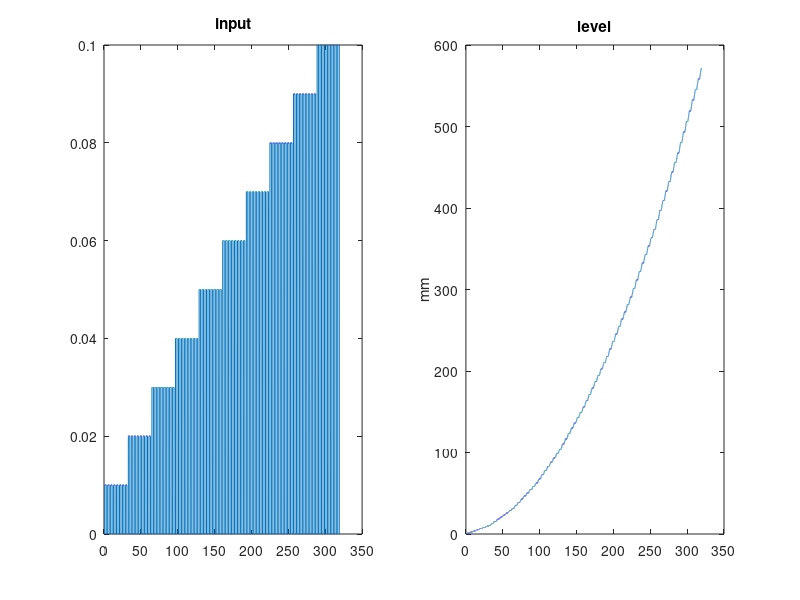

Reproduce this figure in MATLAB. (Note: this script raises an error after producing the figure.)
clear all
%%
% control the valves
% ValvesVecClosed = [LeakX1 x1x3Valve LeakX3 x3x2Valve LeakX2] % 1 means closed
% ValvesVecClosed = [1 1 1 1 1];
% ValveLD_close = ValvesVecClosed(1);
% ValveLM_close = ValvesVecClosed(2);
% ValveMD_close = ValvesVecClosed(3);
% ValveMR_close = ValvesVecClosed(4);
% ValveRD_close = ValvesVecClosed(5);
% ValveLD_open = double(~ValvesVecClosed(1));
% ValveLM_open = double(~ValvesVecClosed(2));
% ValveMD_open = double(~ValvesVecClosed(3));
% ValveMR_open = double(~ValvesVecClosed(4));
% ValveRD_open = double(~ValvesVecClosed(5));
% 
% save('RL_TTS3_Controller_Blank.mat','ValveLD_close','ValveLM_close',...
%     'ValveMD_close','ValveMR_close','ValveRD_close','ValveLD_open',...
%     'ValveLM_open','ValveMD_open','ValveMR_open','ValveRD_open','-append');
% 
% clear
% load('RL_TTS3_Controller_Blank.mat')

%% pump input
clc
% assume experiment is 5 min
Ts= 0.01; % sampling time
f = 1/4; % frequency
mag = 0.01:0.01:0.1; % nr of different amplitudes
periods = 8; % nr of periods each magnitude occurs
t = 0:Ts:size(mag,2)*periods/f; % duration time

% creat blog signal with frequency
data1 = max(0,sign(sin(2*pi*f*t-0.5*pi))); 

% add a ramp to the input signal
data1 = data1 .*[0 repelem(mag,periods/(f*Ts))];
  
% plotting
subplot(1,2,1);
plot(t,data1); title('input')
subplot(1,2,2); plot(t,cumsum(data1)*0.01/0.0154); title('level'); ylabel('mm');yline(600); 

% total tank height
trapz(t,data1/0.0154)
return
%% making inputs for experiment
t2 = 0:Ts:max(t)*3;
data2 = [data1 data1(2:end)*0 fliplr(data1(2:end))];

subplot(1,2,1);
plot(t2,data2); title('input')
subplot(1,2,2); plot(t2,cumsum(data2)*0.01/0.0154); title('level'); ylabel('mm');yline(600); 

% vectors for the valves
ValveVec = [ones(1,size(t,2)) zeros(1,size(t,2)-1) ones(1,size(t,2)-1)];
Valves_Vector = ValveVec==0; % 1 means open

SetPump_vector = timeseries(data1,t);
SetValves_vector = timeseries(Valves_Vector(1:32001),t);

% save('RL_TTS3_Controller_Blank.mat','ValveLD_close_Vector','ValveLM_close_Vector',...
%     'ValveMD_close_Vector','ValveMR_close_Vector','ValveRD_close_Vector',...
%     'ValveLD_open_vector','ValveLM_open_vector','ValveMD_open_vector',...
%     'ValveMR_open_vector','ValveRD_open_vector','-append');
% delete('ToRemoteLabs.zip')
% zip('ToRemoteLabs',{'RL_TTS3_Controller_Blank.mat','RL_TTS3_Controller_Blank.slx'});
% s=dir('ToRemoteLabs.zip').bytes/1000
% % s=dir('ToRemoteLabs.zip')
% clearvars
% load('RL_TTS3_Controller_Blank.mat')

%% store to zip file
delete('ToRemoteLabs1.zip')
delete('RL_TTS3_Controller_Blank.mat')
save('RL_TTS3_Controller_Blank.mat','SetPump_vector','Ts','SetValves_vector')

zip('ToRemoteLabs1',{'RL_TTS3_Controller_Blank.mat','RL_TTS3_Controller_Blank.slx'});
kB=dir('ToRemoteLabs1.zip').bytes/1000

